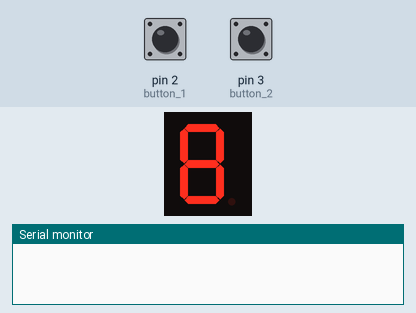
Recording of a sketch running on a simulated Arduino Uno, built with avr-gcc and run on an emulated ATmega328P. Parts: 1-digit seven-segment display, the last lines printed to the serial monitor. Wiring (inferred from the names in the program): 1-digit 7-segment display, segments lit when LOW: segments pin 10, pin 9, pin 7, pin 13, pin 12, pin 11, pin 8. The test bench sets the inputs (shaded band); at power-on: pin 3 (button_2) LOW, pin 2 (button_1) LOW. Random numbers use the default seed unless the sketch sets one; the segment pins are drawn as the display they are named for.

Above: at 1.2 s.
1.3 s: pin 3 (button_2) pulled HIGH for 0.15 s
At 1.6 s:
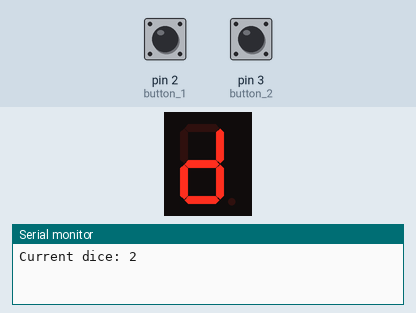
2.9 s: pin 2 (button_1) pulled HIGH for 0.15 s
At 4.0 s:
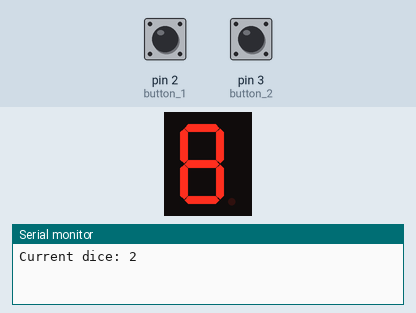
4.5 s: pin 3 (button_2) pulled HIGH for 1 s
At 5.2 s:
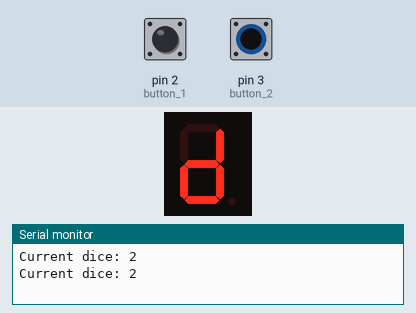
7.0 s: pin 3 (button_2) pulled HIGH for 0.15 s
At 8.2 s:
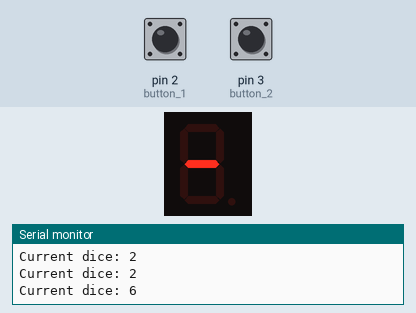
8.6 s: pin 3 (button_2) pulled HIGH for 3.2 s
At 9.5 s:
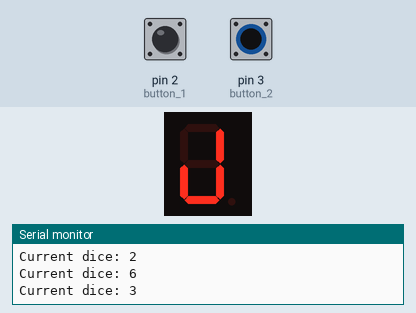
13.3 s: pin 3 (button_2) pulled HIGH for 0.15 s
At 14.3 s:
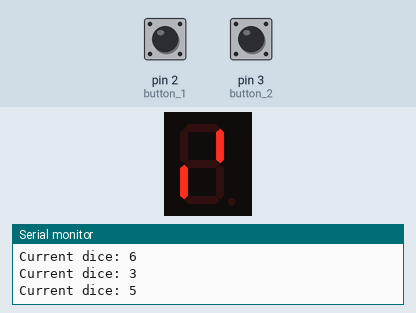
Timing chart, 0 to 15.9 s (numbered marks = the images above; inputs shaded):
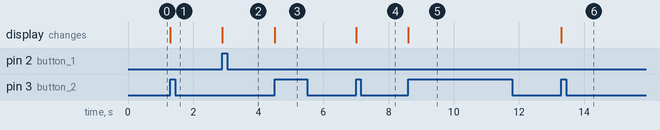

The sketch:

Oving_06_5.ino
```cpp
const int A = 10;
const int B = 9;
const int C = 7;
const int D = 13;
const int E = 12;
const int F = 11;
const int G = 8;

const int button_1 = 2;
const int button_2 = 3;

const int bounceTime = 50;
int lastTime = 0;

/*
 * A   D
 * B G E
 * C   F
 */

void resetAll() {
  digitalWrite(A, LOW);
  digitalWrite(B, LOW);
  digitalWrite(C, LOW);
  digitalWrite(D, LOW);
  digitalWrite(E, LOW);
  digitalWrite(F, LOW);
  digitalWrite(G, LOW);
}

void setDice(int number) {

  switch(number) {
    case 1:
      resetAll();
      digitalWrite(G, HIGH);
    break;
    case 2:
      resetAll();
      digitalWrite(A, HIGH);
      digitalWrite(F, HIGH);
    break;
    case 3:
      resetAll();
      digitalWrite(A, HIGH);
      digitalWrite(G, HIGH);
      digitalWrite(F, HIGH);
    break;
    case 4:
      resetAll();
      digitalWrite(A, HIGH);
      digitalWrite(C, HIGH);
      digitalWrite(D, HIGH);
      digitalWrite(F, HIGH);
    break;
    case 5:
      resetAll();
      digitalWrite(A, HIGH);
      digitalWrite(C, HIGH);
      digitalWrite(D, HIGH);
      digitalWrite(F, HIGH);
      digitalWrite(G, HIGH);
    break;
    case 6:
      resetAll();
      digitalWrite(A, HIGH);
      digitalWrite(B, HIGH);
      digitalWrite(C, HIGH);
      digitalWrite(D, HIGH);
      digitalWrite(E, HIGH);
      digitalWrite(F, HIGH);
    break;
  }
}

void randomDice() {

  if(lastTime > (millis() + bounceTime))
    return;


  lastTime = millis();


  int num = random(1, 7);
  setDice(num);

  Serial.print("Current dice: ");
  Serial.println(num);
}

void setup() {
  Serial.begin(9600);

  pinMode(A, OUTPUT);
  pinMode(B, OUTPUT);
  pinMode(C, OUTPUT);
  pinMode(D, OUTPUT);
  pinMode(E, OUTPUT);
  pinMode(F, OUTPUT);
  pinMode(G, OUTPUT);
  pinMode(button_1, INPUT);
  pinMode(button_2, INPUT);

  attachInterrupt(digitalPinToInterrupt(button_1), resetAll, RISING);
  attachInterrupt(digitalPinToInterrupt(button_2), randomDice, RISING);
}


void loop() {}
```

Measured:
- after the input at 1.3 s, the display: changes at once (image 1)
- after the input at 2.9 s, the display: changes at once (image 2)
- after the input at 4.5 s, the display: changes at once (image 3)
- after the input at 7.0 s, the display: changes at once (image 4)
- after the input at 8.6 s, the display: changes at once (image 5)
- after the input at 13.3 s, the display: changes at once (image 6)
